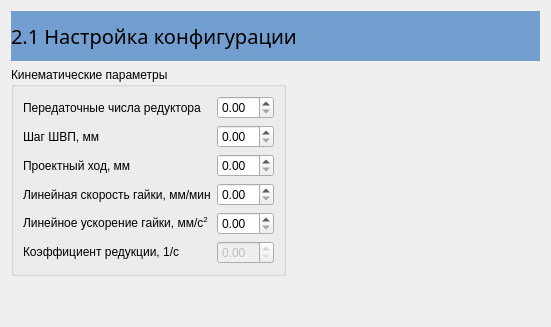
      <widget class="QWidget" name="page21">
       <layout class="QGridLayout" name="gridLayout_7">
        <item row="0" column="0" colspan="4">
         <widget class="QLabel" name="label_130">
          <property name="minimumSize">
           <size>
            <width>0</width>
            <height>50</height>
           </size>
          </property>
          <property name="styleSheet">
           <string notr="true">background-color: rgb(114, 159, 207);
font: 15pt bold;</string>
          </property>
          <property name="text">
           <string>2.1 Настройка конфигурации</string>
          </property>
          <property name="margin">
           <number>5</number>
          </property>
         </widget>
        </item>
        <item row="10" column="0">
         <spacer name="verticalSpacer_4">
          <property name="orientation">
           <enum>Qt::Vertical</enum>
          </property>
          <property name="sizeHint" stdset="0">
           <size>
            <width>20</width>
            <height>40</height>
           </size>
          </property>
         </spacer>
        </item>
        <item row="3" column="0" colspan="3">
         <widget class="QGroupBox" name="gbKin21">
          <property name="title">
           <string>Кинематические параметры</string>
          </property>
          <layout class="QGridLayout" name="gridLayout_3">
           <item row="0" column="0">
            <widget class="QLabel" name="label_45">
             <property name="text">
              <string>Передаточные числа редуктора</string>
             </property>
            </widget>
           </item>
           <item row="1" column="0">
            <widget class="QLabel" name="label_48">
             <property name="text">
              <string>Шаг ШВП, мм</string>
             </property>
            </widget>
           </item>
           <item row="0" column="1">
            <widget class="QDoubleSpinBox" name="spnGear21"/>
           </item>
           <item row="3" column="1">
            <widget class="QDoubleSpinBox" name="spnNom_Vel21"/>
           </item>
           <item row="2" column="0">
            <widget class="QLabel" name="label_43">
             <property name="text">
              <string>Проектный ход, мм</string>
             </property>
            </widget>
           </item>
           <item row="4" column="0">
            <widget class="QLabel" name="label_42">
             <property name="text">
              <string>&lt;html&gt;&lt;head/&gt;&lt;body&gt;&lt;p&gt;Линейное ускорение гайки, мм/c&lt;span style=&quot; vertical-align:super;&quot;&gt;2&lt;/span&gt;&lt;/p&gt;&lt;/body&gt;&lt;/html&gt;</string>
             </property>
            </widget>
           </item>
           <item row="4" column="1">
            <widget class="QDoubleSpinBox" name="spnNom_Accel21"/>
           </item>
           <item row="1" column="1">
            <widget class="QDoubleSpinBox" name="spnPitch21"/>
           </item>
           <item row="2" column="1">
            <widget class="QDoubleSpinBox" name="spnTravel21"/>
           </item>
           <item row="3" column="0">
            <widget class="QLabel" name="label_44">
             <property name="text">
              <string>Линейная скорость гайки, мм/мин</string>
             </property>
            </widget>
           </item>
           <item row="5" column="0">
            <widget class="QLabel" name="label_46">
             <property name="text">
              <string>&lt;html&gt;&lt;head/&gt;&lt;body&gt;&lt;p&gt;Коэффициент редукции, 1/c&lt;/p&gt;&lt;/body&gt;&lt;/html&gt;</string>
             </property>
            </widget>
           </item>
           <item row="5" column="1">
            <widget class="QDoubleSpinBox" name="spnMicrostep21">
             <property name="enabled">
              <bool>false</bool>
             </property>
            </widget>
           </item>
          </layout>
         </widget>
        </item>
        <item row="3" column="3">
         <spacer name="horizontalSpacer_3">
          <property name="orientation">
           <enum>Qt::Horizontal</enum>
          </property>
          <property name="sizeHint" stdset="0">
           <size>
            <width>40</width>
            <height>20</height>
           </size>
          </property>
         </spacer>
        </item>
       </layout>
      </widget>
